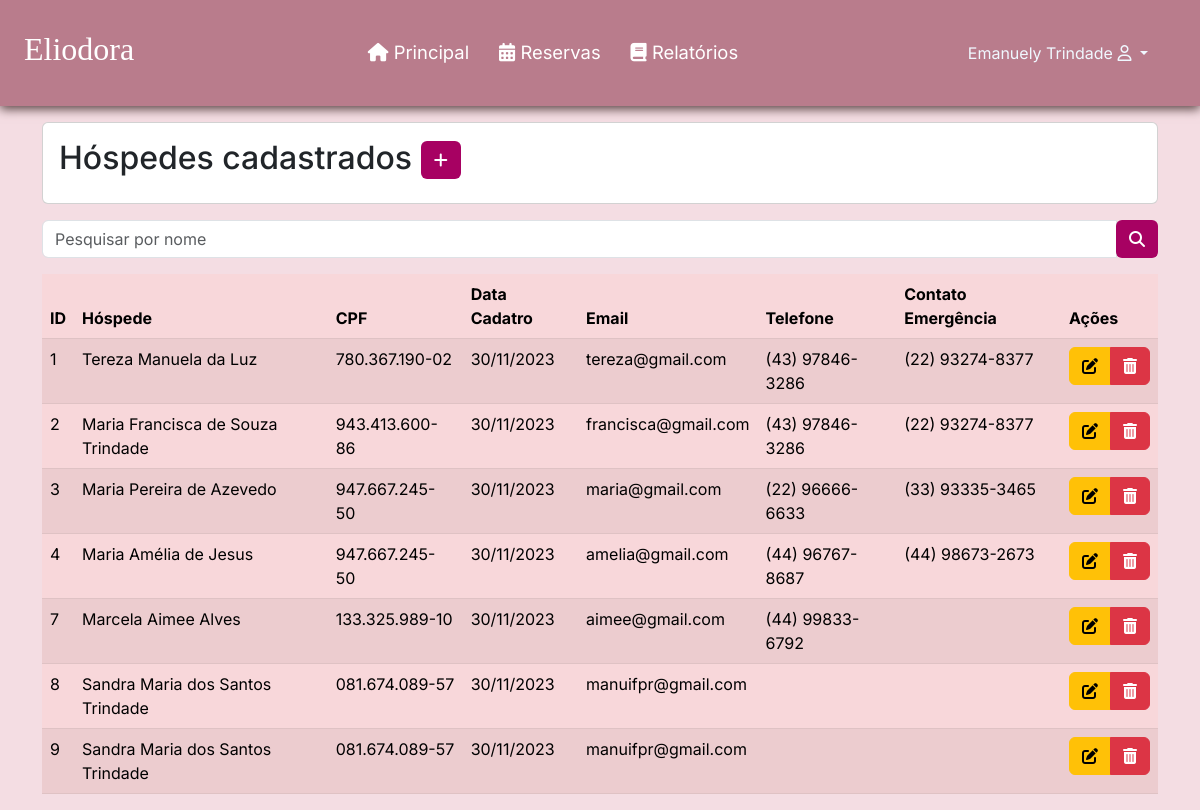
Page /listarHospedes.php (signed in) on the committed database.
### tables this page shows
CREATE TABLE `hospede` (
  `id` int(11) NOT NULL,
  `nome` varchar(100) NOT NULL,
  `cpf` varchar(15) NOT NULL,
  `dataNascimento` date NOT NULL,
  `genero` varchar(1) NOT NULL,
  `estado` varchar(100) NOT NULL,
  `cidade` varchar(100) NOT NULL,
  `bairro` varchar(100) NOT NULL,
  `endereco` varchar(100) NOT NULL,
  `numeroEndereco` int(11) NOT NULL,
  `cep` varchar(15) NOT NULL,
  `email` varchar(45) NOT NULL,
  `telefone` varchar(20) NOT NULL,
  `contatoEmergencia` varchar(20) NOT NULL,
  `dataCadastro` date NOT NULL DEFAULT current_timestamp()
);

### listarHospedes.php (the view, shortened to what this page needs)
<?php
require_once("conexao.php");
$V_WHERE = " ";
$sql = "SELECT * FROM hospede
        WHERE 1 = 1 " . $V_WHERE;
$resultado = mysqli_query($conexao, $sql);
?>
<?php require_once("cabecalho.php"); ?>
<div class="container">
  <div class="card mt-3 mb-3">
    <div class="card-body">
      <h2 class="card-title">Hóspedes cadastrados
        <a href="cadastrarHospede.php" class="btn btn-sn" style="background-color: #a70162; color: #fff;"><i
            class="fa-solid fa-plus"></i>
        </a>
      </h2>
    </div>
  </div>
  <form method="post">
    <div class="input-group mb-3">
      <input type="text" name="nome" id="nome" class="form-control" placeholder="Pesquisar por nome"
        aria-label="Recipient's username" aria-describedby="basic-addon2">
      <div class="input-group-append">
        <button name="pesquisar" class="btn" style="background-color: #a70162; color: #fff;" type="submit"><i
            class="fa-solid fa-magnifying-glass"></i> </button>
  </form>
</div>
<div class="table-responsive">
  <table class="table table-danger table-striped">
    <thead>
      <tr>
        <th scope="col">ID</th>
        <th scope="col">Hóspede</th>
        <th scope="col">CPF</th>
        <th scope="col">Data Cadatro</th>
        <th scope="col">Email</th>
        <th scope="col">Telefone</th>
        <th scope="col">Contato Emergência</th>
        <th scope="col">Ações</th>
      </tr>
    </thead>
    <tbody>
      <?php while ($linha = mysqli_fetch_array($resultado)) { ?>
        <tr>
          <td>
            <?= $linha['id'] ?>
          <td>
            <?= $linha['nome'] ?>
          </td>
          <td>
            <?= $linha['cpf'] ?>
          </td>
          <td>
            <?= date('d/m/Y', strtotime($linha['dataCadastro'])) ?>
          </td>
          <td>
            <?= $linha['email'] ?>
          </td>
          <td>
            <?= $linha['telefone'] ?>
          </td>
          <td>
            <?= $linha['contatoEmergencia'] ?>
          </td>
          <td>
            <div class="btn-group">
              <a href="alterarHospede.php?id=<?= $linha['id'] ?>" class="btn btn-warning">
                <i class="fa-solid fa-pen-to-square"></i>
              </a>
              <a href="listarHospedes.php?id=<?= $linha['id'] ?>" class="btn btn-danger"
                onclick="return confirm('Confirma exclusão')">
                <i class="fa-solid fa-trash-can"></i>
              </a>
            </div>
          </td>
        </tr>
      <?php } ?>
    </tbody>
  </table>
</div>
</body>
</html>

### css/style.css (style rules this page uses)
* { padding: 0; margin: 0; font-family: 'Inter', sans-serif; }
body { background-color: #f4dde3; }

### rows in the picture
hospede: id "1", nome "Tereza Manuela da Luz", cpf "780.367.190-02", dataCadastro "30/11/2023", email "tereza@gmail.com", telefone "(43) 97846-3286", contatoEmergencia "(22) 93274-8377"
hospede: id "2", nome "Maria Francisca de Souza Trindade", cpf "943.413.600-86", dataCadastro "30/11/2023", email "francisca@gmail.com", telefone "(43) 97846-3286", contatoEmergencia "(22) 93274-8377"
hospede: id "3", nome "Maria Pereira de Azevedo", cpf "947.667.245-50", dataCadastro "30/11/2023", email "maria@gmail.com", telefone "(22) 96666-6633", contatoEmergencia "(33) 93335-3465"
hospede: id "4", nome "Maria Amélia de Jesus", cpf "947.667.245-50", dataCadastro "30/11/2023", email "amelia@gmail.com", telefone "(44) 96767-8687", contatoEmergencia "(44) 98673-2673"
hospede: id "7", nome "Marcela Aimee Alves", cpf "133.325.989-10", dataCadastro "30/11/2023", email "aimee@gmail.com", telefone "(44) 99833-6792"
hospede: id "8", nome "Sandra Maria dos Santos Trindade", cpf "081.674.089-57", dataCadastro "30/11/2023", email "manuifpr@gmail.com"
hospede: id "9", nome "Sandra Maria dos Santos Trindade", cpf "081.674.089-57", dataCadastro "30/11/2023", email "manuifpr@gmail.com"

### other values in the picture
$_SESSION['nome'] "Emanuely Trindade"
